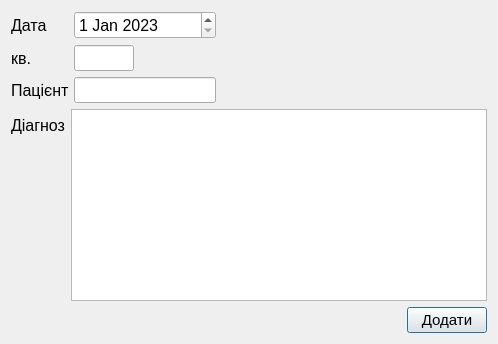
<?xml version="1.0" encoding="UTF-8"?>
<ui version="4.0">
 <class>Dialog_add_diag</class>
 <widget class="QDialog" name="Dialog_add_diag">
  <property name="geometry">
   <rect>
    <x>0</x>
    <y>0</y>
    <width>500</width>
    <height>0</height>
   </rect>
  </property>
  <property name="minimumSize">
   <size>
    <width>0</width>
    <height>0</height>
   </size>
  </property>
  <property name="windowTitle">
   <string>Dialog</string>
  </property>
  <layout class="QFormLayout" name="formLayout_2">
   <item row="0" column="0">
    <layout class="QGridLayout" name="gridLayout">
     <property name="bottomMargin">
      <number>0</number>
     </property>
     <property name="horizontalSpacing">
      <number>4</number>
     </property>
     <item row="1" column="1">
      <widget class="QLineEdit" name="apart_add_diag">
       <property name="sizePolicy">
        <sizepolicy hsizetype="Fixed" vsizetype="Fixed">
         <horstretch>0</horstretch>
         <verstretch>0</verstretch>
        </sizepolicy>
       </property>
       <property name="maximumSize">
        <size>
         <width>60</width>
         <height>16777215</height>
        </size>
       </property>
       <property name="font">
        <font>
         <pointsize>11</pointsize>
        </font>
       </property>
       <property name="maxLength">
        <number>10</number>
       </property>
      </widget>
     </item>
     <item row="0" column="0">
      <widget class="QLabel" name="label_10">
       <property name="font">
        <font>
         <pointsize>12</pointsize>
        </font>
       </property>
       <property name="layoutDirection">
        <enum>Qt::LeftToRight</enum>
       </property>
       <property name="styleSheet">
        <string notr="true"/>
       </property>
       <property name="text">
        <string>Дата</string>
       </property>
       <property name="textFormat">
        <enum>Qt::PlainText</enum>
       </property>
       <property name="margin">
        <number>2</number>
       </property>
      </widget>
     </item>
     <item row="2" column="0">
      <widget class="QLabel" name="label_12">
       <property name="font">
        <font>
         <pointsize>12</pointsize>
        </font>
       </property>
       <property name="layoutDirection">
        <enum>Qt::LeftToRight</enum>
       </property>
       <property name="text">
        <string>Пацієнт</string>
       </property>
       <property name="textFormat">
        <enum>Qt::PlainText</enum>
       </property>
       <property name="margin">
        <number>2</number>
       </property>
      </widget>
     </item>
     <item row="2" column="1">
      <widget class="QLineEdit" name="patient_add_diag">
       <property name="sizePolicy">
        <sizepolicy hsizetype="Fixed" vsizetype="Fixed">
         <horstretch>0</horstretch>
         <verstretch>0</verstretch>
        </sizepolicy>
       </property>
       <property name="font">
        <font>
         <pointsize>11</pointsize>
        </font>
       </property>
       <property name="maxLength">
        <number>20</number>
       </property>
      </widget>
     </item>
     <item row="0" column="1">
      <widget class="QDateEdit" name="dateEdit_add_diag">
       <property name="sizePolicy">
        <sizepolicy hsizetype="Fixed" vsizetype="Fixed">
         <horstretch>0</horstretch>
         <verstretch>0</verstretch>
        </sizepolicy>
       </property>
       <property name="minimumSize">
        <size>
         <width>142</width>
         <height>0</height>
        </size>
       </property>
       <property name="font">
        <font>
         <pointsize>12</pointsize>
        </font>
       </property>
       <property name="date">
        <date>
         <year>2023</year>
         <month>1</month>
         <day>1</day>
        </date>
       </property>
      </widget>
     </item>
     <item row="1" column="0">
      <widget class="QLabel" name="label_11">
       <property name="font">
        <font>
         <pointsize>12</pointsize>
        </font>
       </property>
       <property name="layoutDirection">
        <enum>Qt::LeftToRight</enum>
       </property>
       <property name="text">
        <string>кв.</string>
       </property>
       <property name="textFormat">
        <enum>Qt::PlainText</enum>
       </property>
       <property name="margin">
        <number>2</number>
       </property>
      </widget>
     </item>
    </layout>
   </item>
   <item row="1" column="0" colspan="2">
    <layout class="QFormLayout" name="formLayout">
     <item row="0" column="0">
      <widget class="QLabel" name="label_13">
       <property name="font">
        <font>
         <pointsize>12</pointsize>
        </font>
       </property>
       <property name="layoutDirection">
        <enum>Qt::LeftToRight</enum>
       </property>
       <property name="text">
        <string>Діагноз</string>
       </property>
       <property name="textFormat">
        <enum>Qt::PlainText</enum>
       </property>
       <property name="margin">
        <number>2</number>
       </property>
      </widget>
     </item>
     <item row="0" column="1">
      <widget class="QTextEdit" name="diagnosis_add_diag">
       <property name="font">
        <font>
         <pointsize>11</pointsize>
        </font>
       </property>
      </widget>
     </item>
    </layout>
   </item>
   <item row="2" column="0">
    <spacer name="horizontalSpacer_2">
     <property name="orientation">
      <enum>Qt::Horizontal</enum>
     </property>
     <property name="sizeType">
      <enum>QSizePolicy::Maximum</enum>
     </property>
     <property name="sizeHint" stdset="0">
      <size>
       <width>390</width>
       <height>20</height>
      </size>
     </property>
    </spacer>
   </item>
   <item row="2" column="1">
    <widget class="QPushButton" name="add_to_table_Button">
     <property name="sizePolicy">
      <sizepolicy hsizetype="Minimum" vsizetype="Fixed">
       <horstretch>0</horstretch>
       <verstretch>0</verstretch>
      </sizepolicy>
     </property>
     <property name="maximumSize">
      <size>
       <width>100</width>
       <height>16777215</height>
      </size>
     </property>
     <property name="font">
      <font>
       <pointsize>11</pointsize>
      </font>
     </property>
     <property name="text">
      <string>Додати</string>
     </property>
    </widget>
   </item>
  </layout>
 </widget>
 <resources/>
 <connections/>
</ui>
